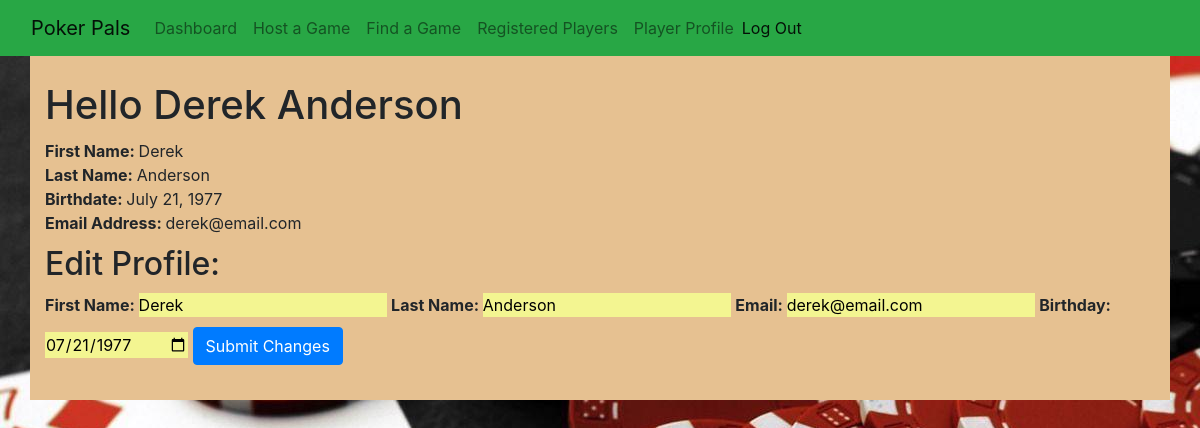
/profile (signed in), run on an earlier commit of the app's database.
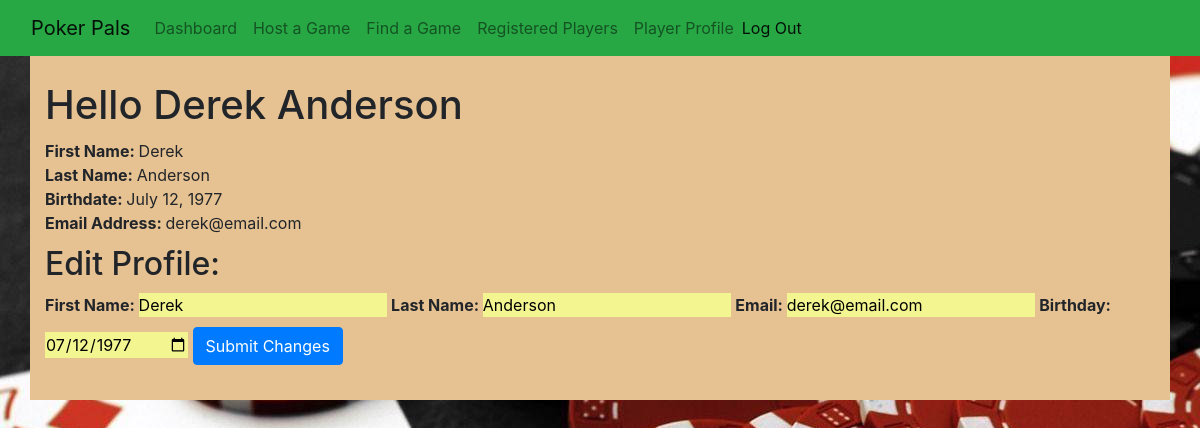
And on a later commit of the database.
### poker_app/models.py (models this page shows, shortened)
class User(models.Model):
    first_name = models.CharField(max_length=45)
    last_name = models.CharField(max_length=45)
    birthdate = models.DateField()
    email = models.EmailField(unique=True)
    password = models.CharField(max_length=255)
    created_at = models.DateTimeField(auto_now_add=True)
    updated_at = models.DateTimeField(auto_now=True)
    def viewbirthdate(self):
        return '{}'.format(self.birthdate)
    objects = LoginManager()

### poker_app/views.py (the view)
# urls.py: path('profile', views.profile),
def profile(request):
    user = User.objects.get(id=request.session['user_id'])
    context = {
        'user': user,
    }
    return render(request, 'profile.html', context)

### poker_app/templates/profile.html (shortened to what this page needs)
<!DOCTYPE html>
<html lang="en">
    <head>
        <link
            href="https://stackpath.bootstrapcdn.com/bootstrap/4.5.0/css/bootstrap.min.css"
            rel="stylesheet"
        />
        {% load static %}
        <link rel="stylesheet" href="{% static 'css/style.css' %}" />
    </head>
    <body>
        <nav class="navbar navbar-expand-lg navbar-light bg-success">
            <div class="container-fluid">
                <a class="navbar-brand" href="/dashboard">Poker Pals</a>
                <div class="collapse navbar-collapse" id="navbarSupportedContent">
                    <ul class="navbar-nav me-auto mb-2 mb-lg-0">
                        <li class="nav-item">
                            <a class="nav-link" aria-current="page" href="/dashboard">Dashboard</a>
                        </li>
                        <li class="nav-item">
                            <a class="nav-link" aria-current="page" href="/host">Host a Game</a>
                        </li>
                        <li class="nav-item">
                            <a class="nav-link" href="/events">Find a Game</a>
                        </li>
                        <li class="nav-item">
                            <a class="nav-link" aria-current="page" href="/players">Registered Players</a>
                        </li>
                        <li class="nav-item">
                            <a class="nav-link" aria-current="page" href="/profile">Player Profile</a>
                        </li>
                    </ul>
                    <span class="navbar-text">
                        <a href="/logout">Log Out</a>
                    </span>
                </div>
            </div>
        </nav>
        <div class="container">
            <div class="row">
                <div class="col-sm">
                    <h1>Hello {{user.first_name}} {{user.last_name}}</h1>
                    <p><strong>First Name: </strong>{{user.first_name }}</p>
                    <p><strong>Last Name: </strong> {{user.last_name }}</p>
                    <p><strong>Birthdate: </strong>{{user.birthdate}}</p>
                    <p><strong>Email Address: </strong>{{user.email}}</p>
                    <h2>Edit Profile:</h2>
                    <form action="/edit/{{user.id}}" method="POST">
                        {% csrf_token %} <strong>First Name: </strong><input type="text" name="first_name" value="{{user.first_name}}" />
                        <strong>Last Name: </strong>
                        <input type="text" name="last_name" value="{{user.last_name}}" />
                        <strong>Email: </strong><input type="text" name="email" value="{{user.email}}" /> <strong>Birthday: </strong
                        ><input type="date" name="birthdate" value="{{user.viewbirthdate}}" />
                        <button class="btn btn-primary">Submit Changes</button>
                    </form>
                </div>
            </div>
        </div>
    </body>
</html>

What changed in the data, as far as the page shows it:
changed User "Derek": birthdate "July 21, 1977" → "July 12, 1977"; birthdate "07/21/1977" → "07/12/1977"
